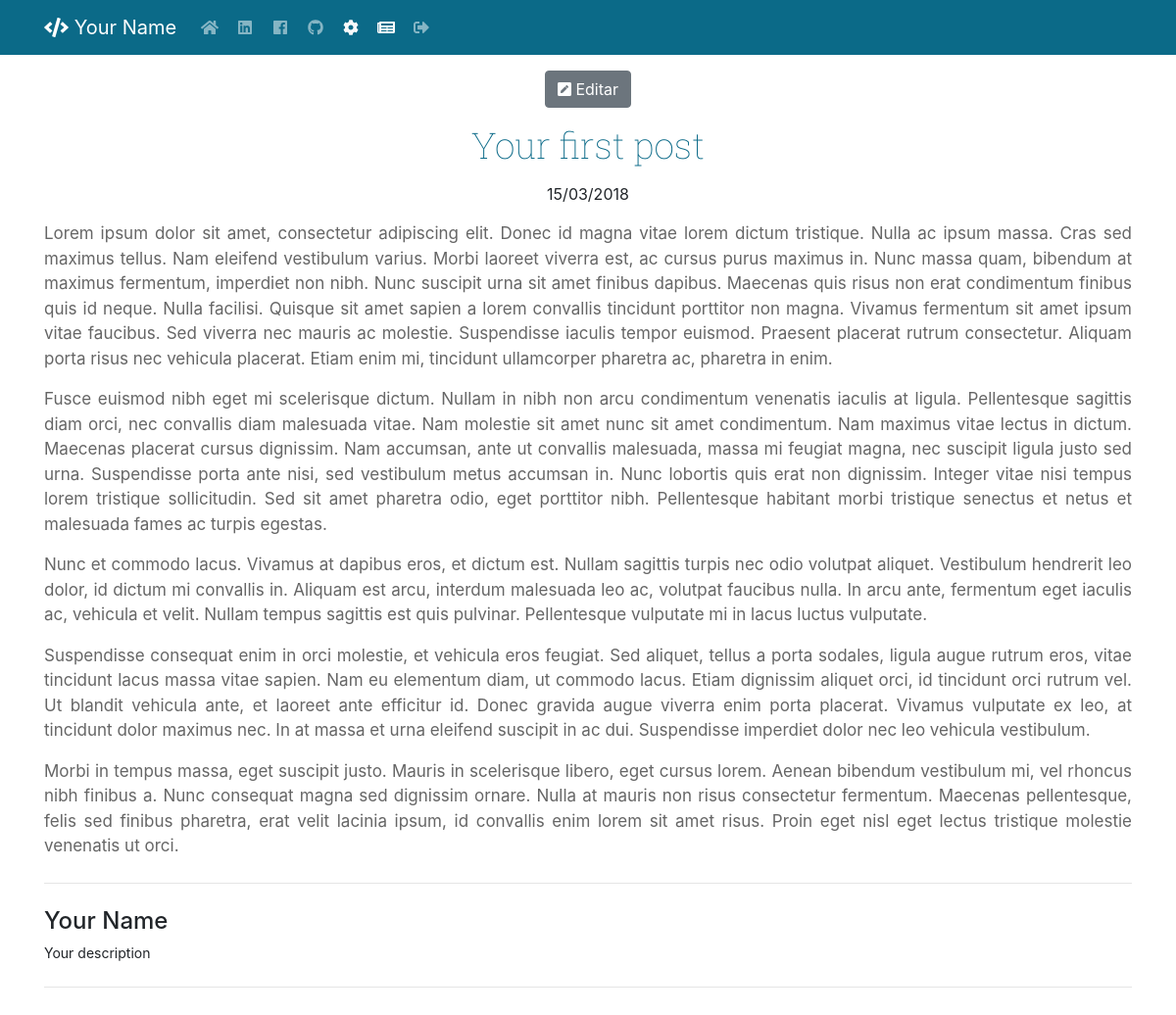
Page /posts/read/18/your-first-post (signed in) on the committed database.
### tables this page shows
CREATE TABLE `posts` (
  `id` int(11) NOT NULL,
  `title` varchar(200) NOT NULL,
  `content` text NOT NULL,
  `uri` varchar(250) NOT NULL,
  `date` date NOT NULL,
  `published` tinyint(1) NOT NULL,
  `trash` tinyint(1) NOT NULL,
  `views` int(11) NOT NULL DEFAULT '0'
);

### core/Controller.php (called while the page is built, shortened)
<?php
class Controller {
	public function __construct() {
		$c = new Config();
		$this->config = $c->getConfig();
	}
	public function loadTemplate($viewName, $viewData = array()) {
		require 'views/template.php';
	}
	public function loadViewInTemplate($viewName, $viewData = array()) {
		extract($viewData);
		require 'views/'.$viewName.'.php';
	}
}

### controllers/postsController.php (called while the page is built, shortened)
<?php
class postsController extends Controller {
	private $posts;
	public function __construct() {
		parent::__construct();
		$this->posts = new Posts();
	}
	public function read($id = 0) {
		$dados = array();
		if ($this->posts->exists($id) && $this->posts->isPublished($id)) {
			$id = addslashes($id);
			$this->posts->addPreview($id);
			$dados['post'] = $this->posts->load($id);
		} else {
			header("Location: ".BASE_URL.'404');
		}
		$this->loadTemplate('postRead', $dados);
	}
}

### core/Core.php (called while the page is built, shortened)
<?php
class Core {
	public function run() {
		$url = '/';
		if(isset($_GET['url'])) {
			$url .= $_GET['url'];
		}
		$params = array();
		if(!empty($_GET['url']) && $url != '/') {
			$url = explode('/', $url);
			array_shift($url);
			array_shift($url);
			if(isset($url[0]) && !empty($url[0])) {
				$currentAction = $url[0];
				array_shift($url);
			} else {
				$currentAction = 'index';
			}
			if(count($url) > 0) {
				$params = $url;
			}
		} else {
			$currentController = 'homeController';
			$currentAction = 'index';
		}
		$c = new $currentController();
		call_user_func_array(array($c, $currentAction), $params);
	}
}

### index.php (called while the page is built, shortened)
<?php
require 'config.php';
$core = new Core();
$core->run();

### core/Model.php (called while the page is built, shortened)
<?php
class Model {
	public function __construct() {
		global $db;
		$this->db = $db;
	}
}

### models/Posts.php (called while the page is built, shortened)
<?php
class Posts extends Model {
	public function load($id) {
		$sql = $this->db->prepare("SELECT * FROM posts WHERE id = :id");
		$sql->bindValue(":id", $id);
		$sql->execute();
		return $sql->fetch();
	}
}

### models/Config.php (called while the page is built, shortened)
<?php
class Config extends Model {
	public function getConfig() {
		$array = array();
		$sql = $this->db->query("SELECT * FROM config");
		if ($sql->rowCount() > 0) {
			foreach ($sql->fetchAll() as $c) {
				$array[$c['nome']] = $c['valor'];
			}
		}
		return $array;
	}
}

### views/postRead.php (the view, shortened to what this page needs)
<section class="container mt-3">
	<div class="text-center mx-auto">
		<?php if(isset($_SESSION['id'])):?>
		<a class="btn btn-secondary" href="<?php echo BASE_URL.'posts/update/'.$post['id'];?>"><i class="fa fa-pen-square"></i> Editar</a>
		<?php endif;?>
		<h1 class="post-title mb-3 mt-3"><?php echo $post['title'];?></h1>
		<p class="text-center"><?php echo date('d/m/Y', strtotime($post['date']));?></p>
	</div>
	<div class="mx-auto">
		<div class="post-content"><?php echo $post['content'];?></div>
		<hr class="my-4">
	    <h4><?php  echo $this->config['author'];?></h4>
	    <div style="font-size: 14px;"><?php  echo $this->config['description'];?></div>
	    <hr class="my-4">
	</div>
</section>

### assets/css/style.css (style rules this page uses)
a { color: #0b6a88; }
.post-title { color: #0b6a88; font-family: 'Roboto Slab', serif; font-weight: lighter; font-size: 2.3rem; text-align: center; }
.post-content { word-wrap: break-word; font-size: 17px; text-align: justify; color: #666; }

### rows in the picture
posts: title "Your first post", date "15/03/2018", content "Lorem ipsum dolor sit amet, consectetur adipiscing elit. Donec id magna vitae lorem dictum tristique. Nulla ac ipsum massa. Cras sed maximus tellus. Nam eleifend vestibulum varius. Morbi laoreet viverra est, ac cursus purus maximus in. Nunc massa quam, bibendum at maximus fermentum, imperdiet non nibh. Nunc suscipit urna sit amet finibus dapibus. Maecenas quis risus non erat condimentum finibus quis id neque. Nulla facilisi. Quisque sit amet sapien a lorem convallis tincidunt porttitor non magna. Vivamus fermentum sit amet ipsum vitae faucibus. Sed viverra nec mauris ac molestie. Suspendisse iaculis tempor euismod. Praesent placerat rutrum consectetur. Aliquam porta risus nec vehicula…"

### other values in the picture
$this->config['author'] "Your Name"
$this->config['description'] "Your description"
